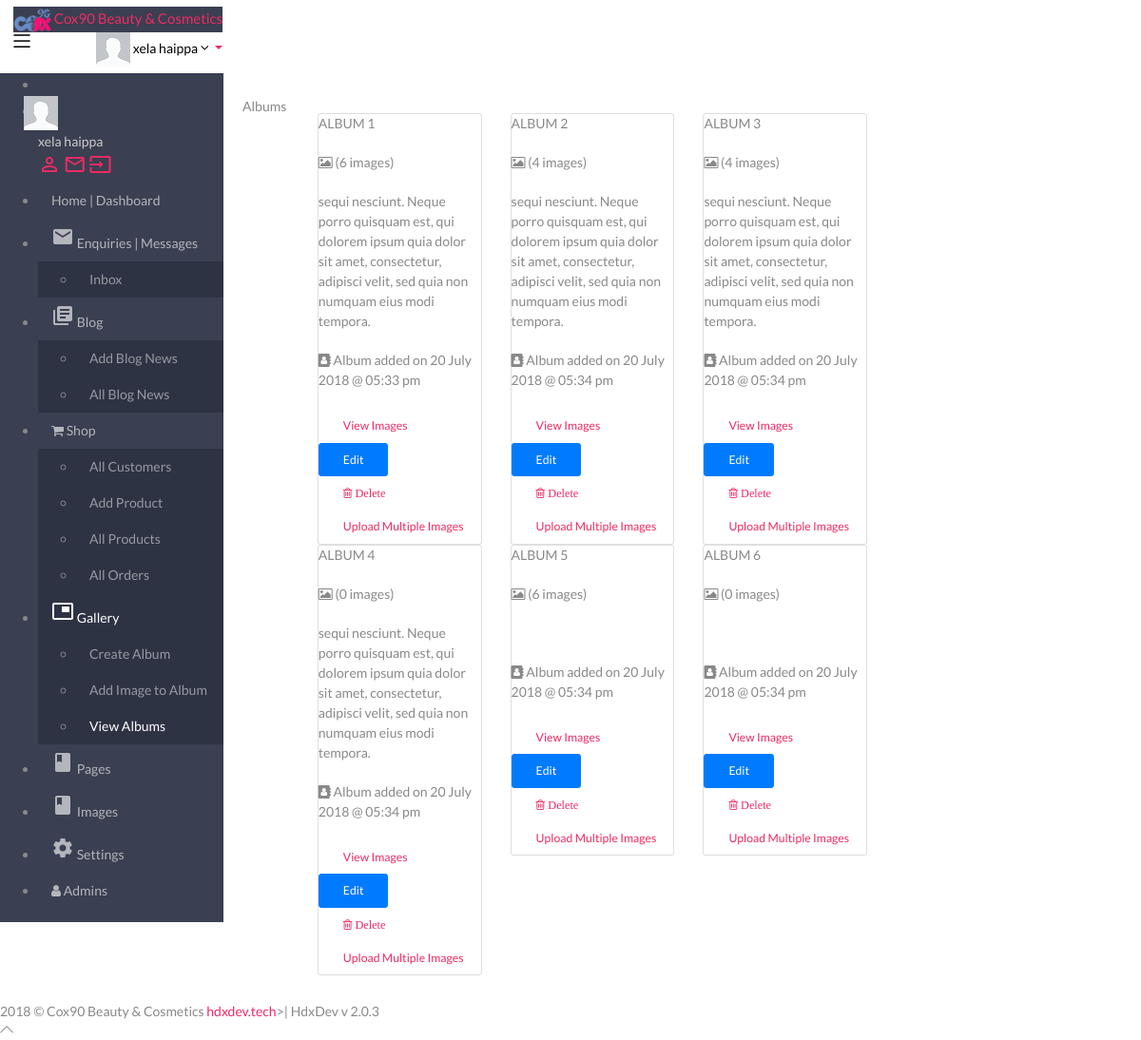
/manager/all_album.php (signed in), run on the app's committed database.
### tables this page shows
CREATE TABLE `single_images` (
  `id` varchar(100) NOT NULL,
  `image` varchar(200) NOT NULL,
  `width` int(11) NOT NULL,
  `height` int(11) NOT NULL,
  `url` text NOT NULL
);

CREATE TABLE `albums` (
  `album_ID` int(11) NOT NULL,
  `timestamp` int(11) NOT NULL,
  `name` varchar(100) NOT NULL,
  `url_title` varchar(200) NOT NULL,
  `description` text NOT NULL,
  `album_dateadded` varchar(100) NOT NULL,
  `album_user` varchar(100) NOT NULL,
  `image` varchar(200) NOT NULL
);

### functions/db.php (called while the page is built, shortened)
<?php
$dbhost = "localhost";
$dbuser = "root";
$dbpass = "";
$dbname = "kus90";
$con = mysqli_connect($dbhost,$dbuser,$dbpass,$dbname);
function query($sql) {
	global $con;
	return mysqli_query($con, $sql);
}
?>

### manager/functions/init.php (called while the page is built, shortened)
<?php
include('../functions/db.php');
include('../functions/functions.php');
include('login_admin.php');
?>

### manager/functions/login_admin.php (called while the page is built, shortened)
<?php
function logged_in_admin(){
    if (isset($_SESSION['admin_email']) && isset($_SESSION['admin_passhash']))
	{
       	$email = $_SESSION['admin_email'];
        $sql = "SELECT * FROM admin WHERE email = '$email'";
        $results = query($sql);
        if(mysqli_num_rows($results) == 1) {
			$results_password = md5('password').md5($email);
			if($_SESSION['admin_passhash'] === $results_password) {
            return true;
				} else {
				return(false);
			}
        } else {
            return false;
        }
	} else {
        return false;
    }
}
function get_admin(){
	if (logged_in_admin()) {
		if(isset($_SESSION['admin_email'])) {
			$email = $_SESSION['admin_email'];
		} elseif(isset($_COOKIE['admin_email'])) {
			$email = $_COOKIE['admin_email'];
		}
    $sql = "SELECT * FROM admin WHERE email = '$email'";
    $results = query($sql);
    return mysqli_fetch_assoc($results);
    }
    return false;
}
$user = get_admin();
function admin_name() {
	if (logged_in_admin()) {
	if(isset($_SESSION['admin_email'])) {
		$email = $_SESSION['admin_email'];
	} elseif(isset($_COOKIE['admin_email'])) {
		$email = $_COOKIE['admin_email'];
	}
	$sql = "SELECT * FROM admin WHERE email = '$email'";
    $results = query($sql);
    $details = mysqli_fetch_assoc($results);
	return($details['first_name'].' '.$details['last_name']);
	}
}
?>

### manager/functions/galleryfuncs/album.func.php (called while the page is built, shortened)
<?php
function get_albums($con) {
	$q = "SELECT * , COUNT(albumimages.ID) as images_count FROM albums LEFT JOIN albumimages ON albums.album_ID = albumimages.img_album_ID GROUP BY albums.album_ID ";
	$r = mysqli_query($con, $q);
	return $r;
}
?>

### manager/all_album.php (the view, shortened to what this page needs)
<?php
require_once('functions/init.php');
$sub_site_name = "Albums";
$toast = "album";
?>
<!DOCTYPE html>
<html lang="en">
<head>
    <?php include('webparts/css.php'); ?>
</head>
<body class="page-header-fixed sidemenu-closed-hidelogo page-content-white page-md header-white dark-sidebar-color logo-dark">
    <div class="page-wrapper">
        <?php include('webparts/header.php'); ?>
        <div class="page-container">
        <?php include('webparts/nav.php'); ?>
            <div class="page-content-wrapper">
                <div class="page-content">
                    <div class="page-bar">
		<?php include('webparts/breadcrumb.php'); ?>
                    </div>
                     <div class="row">
                        <div class="col-sm-12">
                            <div class="card-box ">
                                <div class="card-body ">
                                	<div class="tab-pane" id="tab2">
										<div class="row">
					<?php
						$albums = get_albums($con);
						if(mysqli_num_rows(get_albums($con)) == 0) {
							echo('<h3>There are no albums created</h3>');
						} else {
							while ($albums_row = mysqli_fetch_assoc($albums)) { ?>
											<div class="col-md-4" >
												<div class="card" id="remove_<?php echo($albums_row['album_ID']); ?>">
													<div class="m-b-20">
														<div class="doctor-profile">
														<div class="profile-header <?php color(); ?>">
																<div class="user-name"> <?php echo(strtoupper($albums_row['name'])) ?></div>
															</div>
															<div>
																<p>
																	<i class="fa fa-image"></i>
																	 <a>
																		 (<?php echo($albums_row['images_count']) ?> images)
																	  </a>
																</p>
															</div>
															<p>
																<?php echo($albums_row['description']) ?>
															</p>
															<div>
																<p>
																	<i class="fa fa-address-book"></i><a>
																		Album added <?php  ?> on <?php echo(date('j F Y @ h:i a', strtotime($albums_row['album_dateadded']))); ?></a>
																</p>
															</div>
															<div class="profile-userbuttons">
																<a href="all_album_images.php?id=<?php echo($albums_row['album_ID']) ?>"
																	class="btn btn-circle btn-pink btn-sm">View Images</a>
															</div>
															<div class="profile-userbuttons">
																<a href="add_album.php?id=<?php echo($albums_row['album_ID']) ?>"
																	class="btn btn-circle btn-primary btn-sm">Edit</a>
																<a href=""  id="del_<?php echo($toast); ?>_<?php echo($albums_row['album_ID']); ?>"
																	class="btn btn-circle fa fa-trash-o deepPink-bgcolor btn-sm delete_<?php echo($toast); ?>"> Delete</a>
															</div>
															<div class="profile-userbuttons">
																<a href="uploadmultiple.php?id=<?php echo($albums_row['album_ID']) ?>&amp;name=<?php echo(strtoupper($albums_row['name'])) ?>"
																	class="btn btn-circle btn-pink btn-sm">Upload Multiple Images</a>
															</div>
														</div>
													</div>
												</div>
											</div>
							<?php }
						}
					?>
										</div>
                                </div>
                            </div>
                        </div>
                    </div>
                </div>
                </div>
            </div>
        </div>
        <?php include('webparts/footer.php'); ?>
</body>
</html>

### manager/webparts/header.php (shortened to what this page needs)
<div class="page-header navbar navbar-fixed-top" id="above">
          <div class="page-header-inner ">
              <div class="page-logo">
                  <a href="index.php">
                  <img width="40px" src="../uploads/<?php echo single_image('logo'); ?>"/>
                  <span class="logo-default" style="font-size: 15px" ><?php echo($site_name); ?></span> </a>
              </div>
		<ul class="nav navbar-nav navbar-left in">
			<li><a href="#" class="menu-toggler sidebar-toggler"><i class="icon-menu"></i></a></li>
		</ul>
              <div class="top-menu">
                  <ul class="nav navbar-nav pull-right">
					<li class="dropdown dropdown-user">
                          <a href="javascript:;" class="dropdown-toggle" data-toggle="dropdown" data-hover="dropdown" data-close-others="true">
                              <img alt="" class="img-circle " src="assets/img/profile.png" />
                              <span class="username username-hide-on-mobile"> <?php echo admin_name(); ?> </span>
                              <i class="fa fa-angle-down"></i>
                          </a>
                      </li>
                  </ul>
              </div>
          </div>
      </div>

### manager/webparts/nav.php (shortened to what this page needs)
<div class="sidebar-container">
	<div class="sidemenu-container navbar-collapse collapse fixed-menu">
             <div id="remove-scroll">
                 <ul class="sidemenu page-header-fixed p-t-20" data-keep-expanded="false" data-auto-scroll="true" data-slide-speed="200">
                     <li class="sidebar-toggler-wrapper hide">
                     </li>
                     <li class="sidebar-user-panel">
                         <div class="user-panel">
                             <div class="row">
                                        <div class="sidebar-userpic">
                                            <img src="assets/img/profile.png" class="img-responsive" alt=""> </div>
                                    </div>
                                    <div class="profile-usertitle">
                                        <div class="sidebar-userpic-name"> <?php echo admin_name(); ?></div>
                                    </div>
                                    <div class="sidebar-userpic-btn">
					        <a class="tooltips" href="admin.php?id=<?php echo($user['id']); ?>" data-placement="top" data-original-title="Profile">
					        	<i class="material-icons">person_outline</i>
					        </a>
					        <a class="tooltips" href="email_inbox.php" data-placement="top" data-original-title="Mail">
					        	<i class="material-icons">mail_outline</i>
					        </a>
					        <a class="tooltips" href="logout.php" data-placement="top" data-original-title="Logout">
					        	<i class="material-icons">input</i>
					        </a>
					    </div>
                         </div>
                     </li>
                     <li class="nav-item <?php if($sub_site_name == 'Home'){echo('active');} ?> ">
                                 <a href="index.php" class="nav-link ">
                                     <span class="title">Home | Dashboard</span>
                                 </a>
			</li>
                     <li class="nav-item <?php if($toast == 'email'){echo('active');} ?> ">
                         <a href="#" class="nav-link nav-toggle">
                             <i class="material-icons">email</i>
                             <span class="title">Enquiries | Messages</span>
                         </a>
                         <ul class="sub-menu ">
                             <li class="nav-item <?php if($sub_site_name == 'Email Inbox'){echo('active');} ?> ">
                                 <a href="email_inbox.php" class="nav-link">
                                     <span class="title">Inbox</span>
                                 </a>
                             </li>
                         </ul>
                     </li>
                     <li class="nav-item  <?php if($toast == 'news'){echo('active');} ?>">
                         <a href="#" class="nav-link nav-toggle">
                             <i class="material-icons">library_books</i>
                             <span class="title">Blog</span>
                         </a>
                         <ul class="sub-menu">
                             <li class="nav-item <?php if($sub_site_name == 'Add News' || $sub_site_name == 'Update News'){echo('active');} ?>">
                                 <a href="add_news.php" class="nav-link">
                                     <span class="title">Add Blog News</span>
                                 </a>
                             </li>
                             <li class="nav-item <?php if($sub_site_name == 'All News'){echo('active');} ?>">
                                 <a href="all_news.php" class="nav-link ">
                                     <span class="title">All Blog News</span>
                                 </a>
                             </li>
                         </ul>
                     </li>
                     <li class="nav-item  <?php if($toast == 'products' || $toast == 'customer' || $toast == 'order'){echo('active');} ?>">
                         <a href="#" class="nav-link nav-toggle">
                             <i class="fa fa-shopping-cart"></i>
                             <span class="title">Shop</span>
                         </a>
                         <ul class="sub-menu">
                             <li class="nav-item <?php if($sub_site_name == 'All Customers'){echo('active');} ?>">
                                 <a href="all_customers.php" class="nav-link ">
                                     <span class="title">All Customers</span>
                                 </a>
                             </li>
                             <li class="nav-item <?php if($sub_site_name == 'Add Products' || $sub_site_name == 'Update Products'){echo('active');} ?>">
                                 <a href="add_products.php" class="nav-link">
                                     <span class="title">Add Product</span>
                                 </a>
                             </li>
                             <li class="nav-item <?php if($sub_site_name == 'All Products'){echo('active');} ?>">
                                 <a href="all_products.php" class="nav-link ">
                                     <span class="title">All Products</span>
                                 </a>
                             </li>
                             <li class="nav-item <?php if($sub_site_name == 'All Orders'){echo('active');} ?>">
                                 <a href="all_orders.php" class="nav-link ">
                                     <span class="title">All Orders</span>
                                 </a>
                             </li>
                         </ul>
                     </li>
                     <li class="nav-item  <?php if($toast == 'album' || $toast == 'image'){echo('active');} ?>">
                         <a href="#" class="nav-link nav-toggle">
					<i class="material-icons">picture_in_picture</i>
                             <span class="title">Gallery</span>
                         </a>
                         <ul class="sub-menu">
                             <li class="nav-item <?php if($sub_site_name == 'Add Album' || $sub_site_name == 'Update Album'){echo('active');} ?>">
                                 <a href="add_album.php" class="nav-link">
                                     <span class="title">Create Album</span>
                                 </a>
                             </li>
                             <li class="nav-item <?php if($sub_site_name == 'Add Image' || $sub_site_name == 'Update News'){echo('active');} ?>">
                                 <a href="add_image.php" class="nav-link">
                                     <span class="title">Add Image to Album </span>
                                 </a>
                             </li>
					<li class="nav-item <?php if($sub_site_name == 'Albums'){echo('active');} ?>">
								<a href="all_album.php" class="nav-link ">
									<span class="title">View Albums</span>
								</a>
					</li>
                         </ul>
                     </li>
                     <li class="nav-item  <?php if($sub_site_name == 'Add Details'){echo('active');} ?>">
                                 <a href="info_pages.php" class="nav-link ">
                             		<i class="material-icons">book</i>
                                     <span class="title">Pages</span>
                                 </a>
			</li>
                     <li class="nav-item  <?php if($sub_site_name == 'Images'){echo('active');} ?>">
                                 <a href="images.php" class="nav-link ">
                             		<i class="material-icons">book</i>
                                     <span class="title">Images</span>
                                 </a>
			</li>
                     <li class="nav-item <?php if($sub_site_name == $site_name.' details'){echo('active');} ?>">
                                 <a href="setting.php" class="nav-link ">
                             		<i class="material-icons">settings</i>
                                     <span class="title">Settings</span>
                                 </a>
			</li>
                     <li class="nav-item  <?php if($toast == 'admin'){echo('active');} ?>">
                                 <a href="admin.php" class="nav-link ">
                             		<i class=" fa fa-user"></i>
                                     <span class="title">Admins</span>
                                 </a>
			</li>
                 </ul>
             </div>
            </div>
        </div>

### data on the page
single_images: image (picture)
albums: name "ALBUM 1", images_count "6", description "sequi nesciunt. Neque porro quisquam est, qui dolorem ipsum quia dolor sit amet, consectetur, adipisci velit, sed quia non numquam eius modi tempora.", album_dateadded "20 July 2018 @ 05:33 pm"
albums: name "ALBUM 2", images_count "4", description "sequi nesciunt. Neque porro quisquam est, qui dolorem ipsum quia dolor sit amet, consectetur, adipisci velit, sed quia non numquam eius modi tempora.", album_dateadded "20 July 2018 @ 05:34 pm"
albums: name "ALBUM 3", images_count "4", description "sequi nesciunt. Neque porro quisquam est, qui dolorem ipsum quia dolor sit amet, consectetur, adipisci velit, sed quia non numquam eius modi tempora.", album_dateadded "20 July 2018 @ 05:34 pm"
albums: name "ALBUM 4", images_count "0", description "sequi nesciunt. Neque porro quisquam est, qui dolorem ipsum quia dolor sit amet, consectetur, adipisci velit, sed quia non numquam eius modi tempora.", album_dateadded "20 July 2018 @ 05:34 pm"
albums: name "ALBUM 5", images_count "6", album_dateadded "20 July 2018 @ 05:34 pm"
albums: name "ALBUM 6", images_count "0", album_dateadded "20 July 2018 @ 05:34 pm"

### other printed values
$site_name "Cox90 Beauty & Cosmetics"
admin_name() "xela haippa"
$sub_site_name "Albums"
$year "2018"
$dev_web "hdxdev.tech"
$dev "HdxDev"
